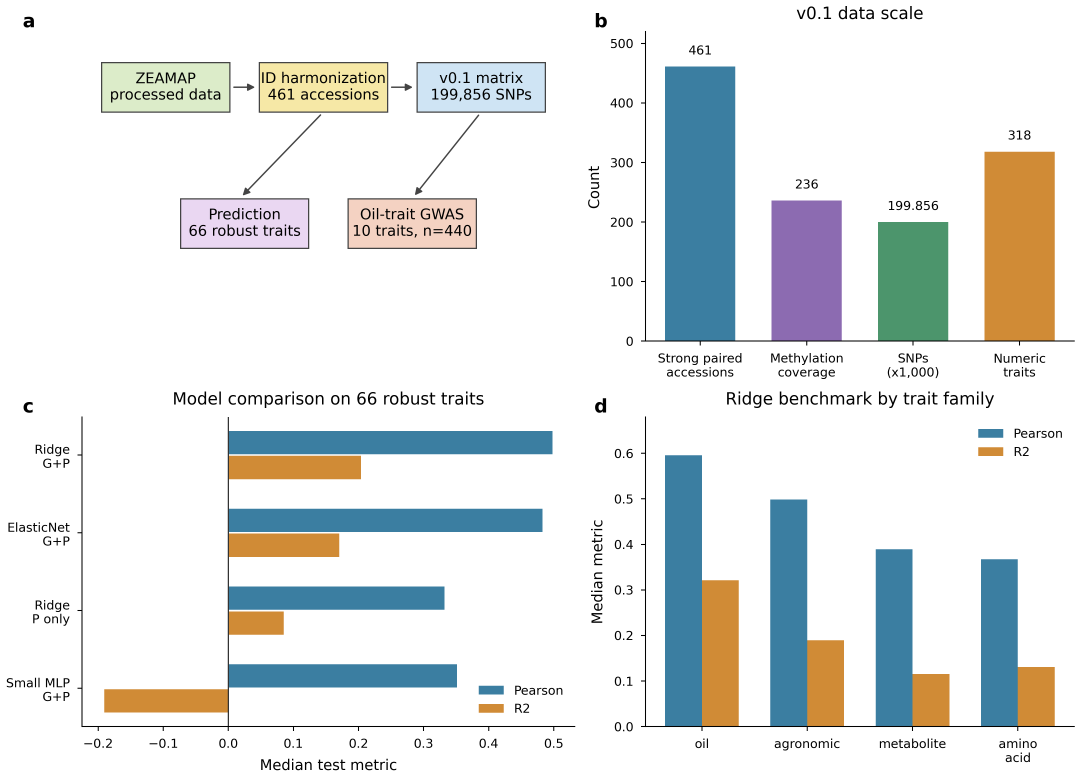
#> input picture results/v0_1_baseline/gemma_lmm_v0_1/manuscript_figures_stage5_7/figure1_dataset_prediction_nature.png, 4320 x 3116 px (shown at 1/4 size)
$ python build_zeamap_v0_1_stage5_12_final_assembly.py
#> lines starting #> are read from the running program, lines starting #| are printed output that depends on the picture
#!/usr/bin/env python3
"""Build Stage 5.12 target-journal manuscript assembly materials."""

from __future__ import annotations

from pathlib import Path

import pandas as pd


ROOT = Path(__file__).resolve().parents[1]
DOCS = ROOT / "docs"
RESULTS = ROOT / "results" / "v0_1_baseline"
GEMMA = RESULTS / "gemma_lmm_v0_1"
TABLES = GEMMA / "manuscript_tables"
FIGS = GEMMA / "manuscript_figures"
FIGS57 = GEMMA / "manuscript_figures_stage5_7"


def write_text(path: Path, text: str) -> None:
    path.parent.mkdir(parents=True, exist_ok=True)
    path.write_text(text.rstrip() + "\n", encoding="utf-8")


def read_text(path: Path) -> str:
    return path.read_text(encoding="utf-8")


# [9 lines left out: function extract_section, not called in this run]


def word_count(text: str) -> int:
    normalized = text.replace("/", " ").replace("-", " ")
    return len([token for token in normalized.split() if token.strip()])


def png_dimensions(path: Path) -> tuple[int | None, int | None]:
    data = path.read_bytes()[:24]
    if len(data) >= 24 and data[:8] == b"\x89PNG\r\n\x1a\n":
        width = int.from_bytes(data[16:20], "big")
        height = int.from_bytes(data[20:24], "big")
        return width, height
    return None, None


def image_nonblank(path: Path) -> str:
    try:
        from PIL import Image, ImageStat

        with Image.open(path) as img:
#> img is the input picture: PIL image 4320x3116 RGBA; mean R, G, B, A 226.6, 229.8, 229.3, 255
            small = img.convert("RGB").resize((128, 128))
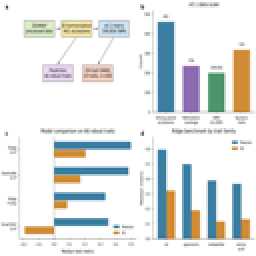
#> small: PIL image 128x128 RGB (shown 2 times larger); mean R, G, B 226.2, 229.5, 228.9
            stat = ImageStat.Stat(small)
            extrema = small.getextrema()
#> extrema = ((43, 255), (76, 255), (37, 255))
            dynamic = max(channel[1] - channel[0] for channel in extrema)
#> dynamic = 218
            mean = sum(stat.mean) / len(stat.mean)
#> mean = 228.2
            if dynamic > 10 and mean < 252:
                return "pass_nonblank"
            return "review_possible_blank_or_low_contrast"
    except Exception:
        return "not_checked_pillow_unavailable"


def figure_audit() -> pd.DataFrame:
    rows = [
        {
            "figure": "Figure 1",
            "role": "Dataset construction and prediction benchmark",
            "png": FIGS57 / "figure1_dataset_prediction_nature.png",
            "pdf": FIGS57 / "figure1_dataset_prediction_nature.pdf",
            "svg": FIGS57 / "figure1_dataset_prediction_nature.svg",
        },
        {
            "figure": "Figure 2",
            "role": "GEMMA LMM calibration and candidate-locus summary",
            "png": FIGS / "figure_gemma_lmm_summary_nature.png",
            "pdf": FIGS / "figure_gemma_lmm_summary_nature.pdf",
            "svg": FIGS / "figure_gemma_lmm_summary_nature.svg",
        },
        {
            "figure": "Figure 3",
            "role": "Chr6 and chr9 regional candidate intervals",
            "png": FIGS57 / "figure3_chr6_chr9_regional_loci_nature.png",
            "pdf": FIGS57 / "figure3_chr6_chr9_regional_loci_nature.pdf",
            "svg": FIGS57 / "figure3_chr6_chr9_regional_loci_nature.svg",
        },
    ]
    out_rows = []
    for row in rows:
        png = row["png"]
        pdf = row["pdf"]
        svg = row["svg"]
        width, height = png_dimensions(png) if png.exists() else (None, None)
        out_rows.append(
            {
                "figure": row["figure"],
                "role": row["role"],
                "png_path": str(png.relative_to(ROOT)),
                "png_exists": png.exists(),
                "png_width_px": width,
                "png_height_px": height,
                "png_megapixels": round((width or 0) * (height or 0) / 1_000_000, 2),
                "pdf_exists": pdf.exists(),
                "svg_exists": svg.exists(),
                "png_nonblank_check": image_nonblank(png) if png.exists() else "missing",
                "submission_status": "ready_for_final_visual_review"
                if png.exists() and pdf.exists() and svg.exists() and (width or 0) >= 3000
                else "needs_attention",
            }
        )
#> pass 2 of the loop in figure_audit, `for row in rows:`:
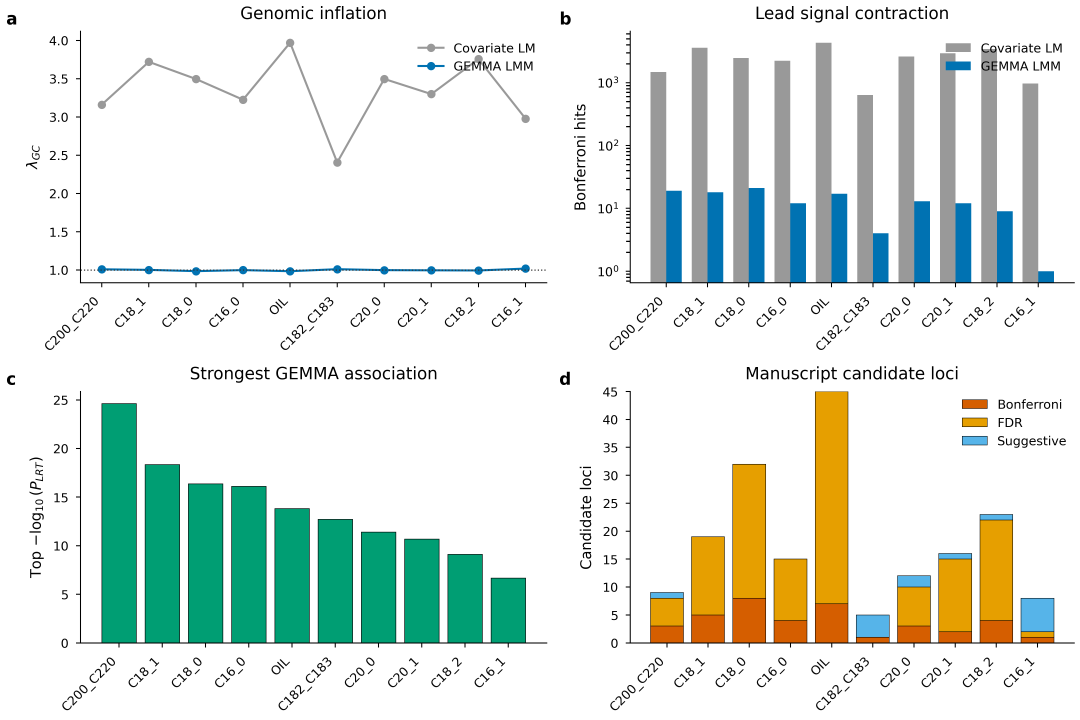
#> input picture results/v0_1_baseline/gemma_lmm_v0_1/manuscript_figures/figure_gemma_lmm_summary_nature.png, 4320 x 2879 px (shown at 1/4 size)
#> in image_nonblank, img is the input picture: PIL image 4320x2879 RGBA; mean R, G, B, A 223.4, 231.7, 224.7, 255
#> in image_nonblank (call 2), `small = img.convert("RGB").resize((128, 128))`:
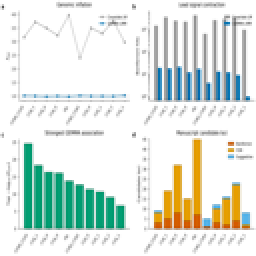
#> small: PIL image 128x128 RGB (shown 2 times larger); mean R, G, B 223.2, 231.3, 224.4
#> extrema = ((0, 255), (78, 255), (0, 255))
#> dynamic = 255
#> mean = 226.3
#> pass 3 of the loop in figure_audit, `for row in rows:`:
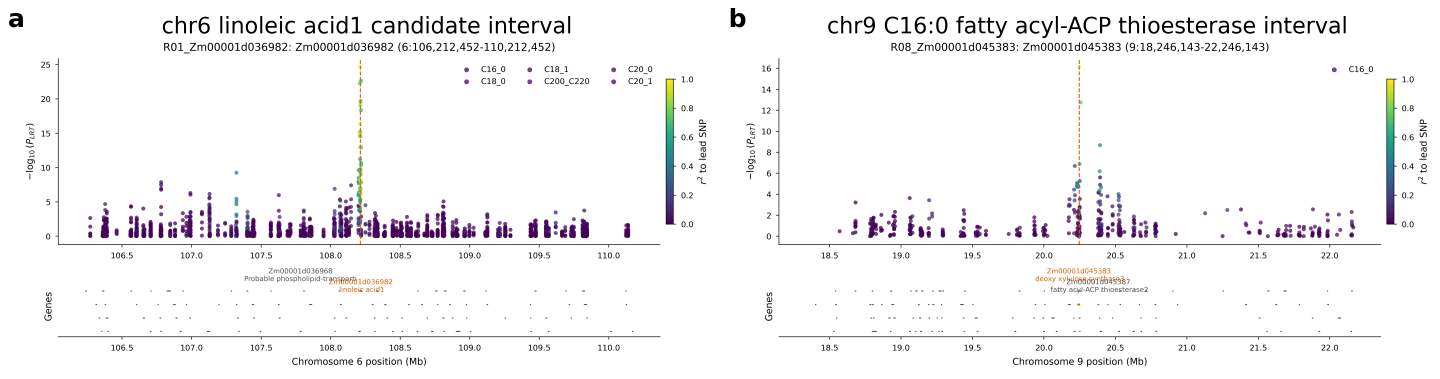
#> input picture results/v0_1_baseline/gemma_lmm_v0_1/manuscript_figures_stage5_7/figure3_chr6_chr9_regional_loci_nature.png, 4320 x 1135 px (shown at 1/3 size)
#> in image_nonblank, img is the input picture: PIL image 4320x1135 RGBA; mean R, G, B, A 246.1, 245.4, 246.3, 255
#> in image_nonblank (call 3), `small = img.convert("RGB").resize((128, 128))`:
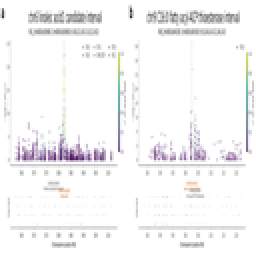
#> small: PIL image 128x128 RGB (shown 2 times larger); mean R, G, B 245.8, 245.1, 246
#> extrema = ((46, 255), (18, 255), (46, 255))
#> dynamic = 237
#> mean = 245.6
    return pd.DataFrame(out_rows)


# [48 lines left out: function column_description, not called in this run]


def build_column_dictionary() -> pd.DataFrame:
    table_files = [
        TABLES / "top_regional_loci_external_annotation.tsv",
        TABLES / "top_regional_loci_evidence.tsv",
        TABLES / "main_tier1_locus_table.tsv",
        TABLES / "supplementary_manuscript_candidate_loci.tsv",
        TABLES / "literature_sources.tsv",
        RESULTS / "final_v0_1_trait_benchmark.tsv",
        GEMMA / "gemma_lmm_summary.tsv",
    ]
    rows = []
    for table in table_files:
        if not table.exists():
            continue
        df = pd.read_csv(table, sep="\t", nrows=3)
        for column in df.columns:
            desc, role = column_description(column)
            rows.append(
                {
                    "table_file": str(table.relative_to(ROOT)),
                    "column": column,
                    "description": desc,
                    "role": role,
                    "needs_manual_review": role in {"needs_review", "quality_control"},
                }
            )
    return pd.DataFrame(rows)


# [294 lines left out: functions dataframe_to_markdown, target_manuscript, data_code_statement, figure_report, column_dictionary_report, stage_report and 1 more, not called in this run]


def main() -> None:
    figs = figure_audit()
    dictionary = build_column_dictionary()
    dict_path = TABLES / "supplementary_table_column_dictionary.tsv"
#> (the run stopped early here; a loop or call above may not have finished)
